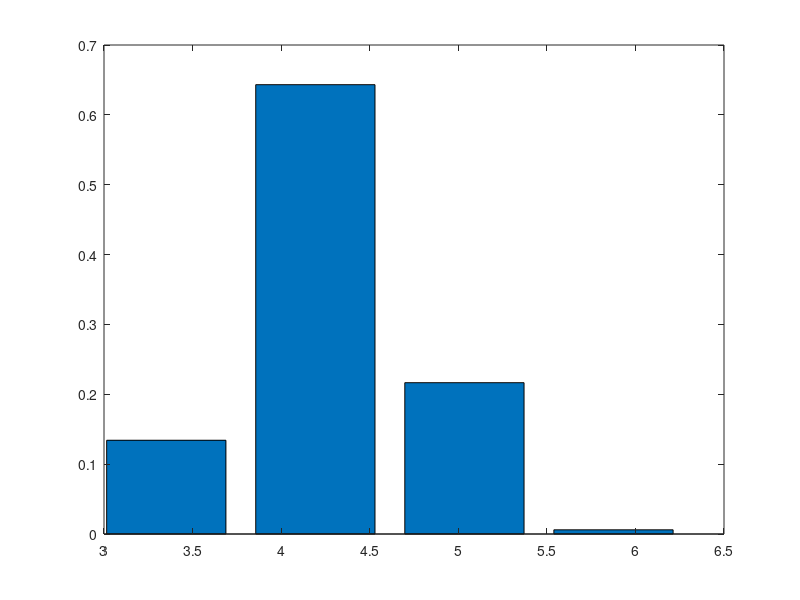

Source code (MATLAB): (Note: this script raises an error after producing the figure.)
clear;
clc;
x = [8,3,4,3,1,7,2,6,2,7];
n=5000;
X = factorial(x);
x_1 = mean(x);
lambda1 = zeros(n,1);
j=1;
i=1;
lambda_old = zeros(n,1);
likelihood = zeros(n,1);
%% 
while(j<=n)
 u=rand;
 lambda= exp(normrnd(log(4),0.5));
 lambda_old(i,:) = lambda;
 likeQ = (lambda^(sum(x)))*exp(-10*lambda)/prod(X);
 likeE = (4.3^(sum(x)))*exp(-10*4.3)/prod(X);
 f = likeQ/likeE;
 if (u<=f)
     lambda1(j,:) = lambda;
     likelihood(j,:) = likeQ;
     j= j+1;
 end 
 i=i+1;
end
j=j-1;
wi = likelihood;
wxi= wi./sum(wi);
y = datasample(lambda1,n,'Weights',wxi);
 L = mean(y(1:j,:));
disp((j)*100/i);
la = (0.02:0.02:20)';
sx = sum(x);
px = prod(X);
lasx = la.^sx;
la10 = la*10;
a = lognpdf(la,log(4),0.5);
likeQ = a.*(lasx.*exp(-la10))/px;
likeE = a.*(4.3^sx)*exp(-10*4.3)/px;
hold on;
plot(la, likeQ,'.');
hold on;
plot(la, likeE);
xlabel('lambda');
ylabel('Unnmralized density');
legend('q(lambda|x)','e(lambda)');
m = mean(y);
s = std(y);
%g= figure();
hold off;
%%
[f,yout]=hist(y,4);
bar(yout,f/sum(f));
hold on;
[t,u] = ksdensity(y);
plot(u,t);
hold on;
fun = @(la) lognpdf(la,log(4),0.5).*((la.^sum(x)).*exp(-la*10))/prod(X);
funq = likeQ/integral(fun,0,Inf,'ArrayValued',true);
plot(la,funq);
legend('histogram','true posterior probability density curve','estimated positerior probability density curve');